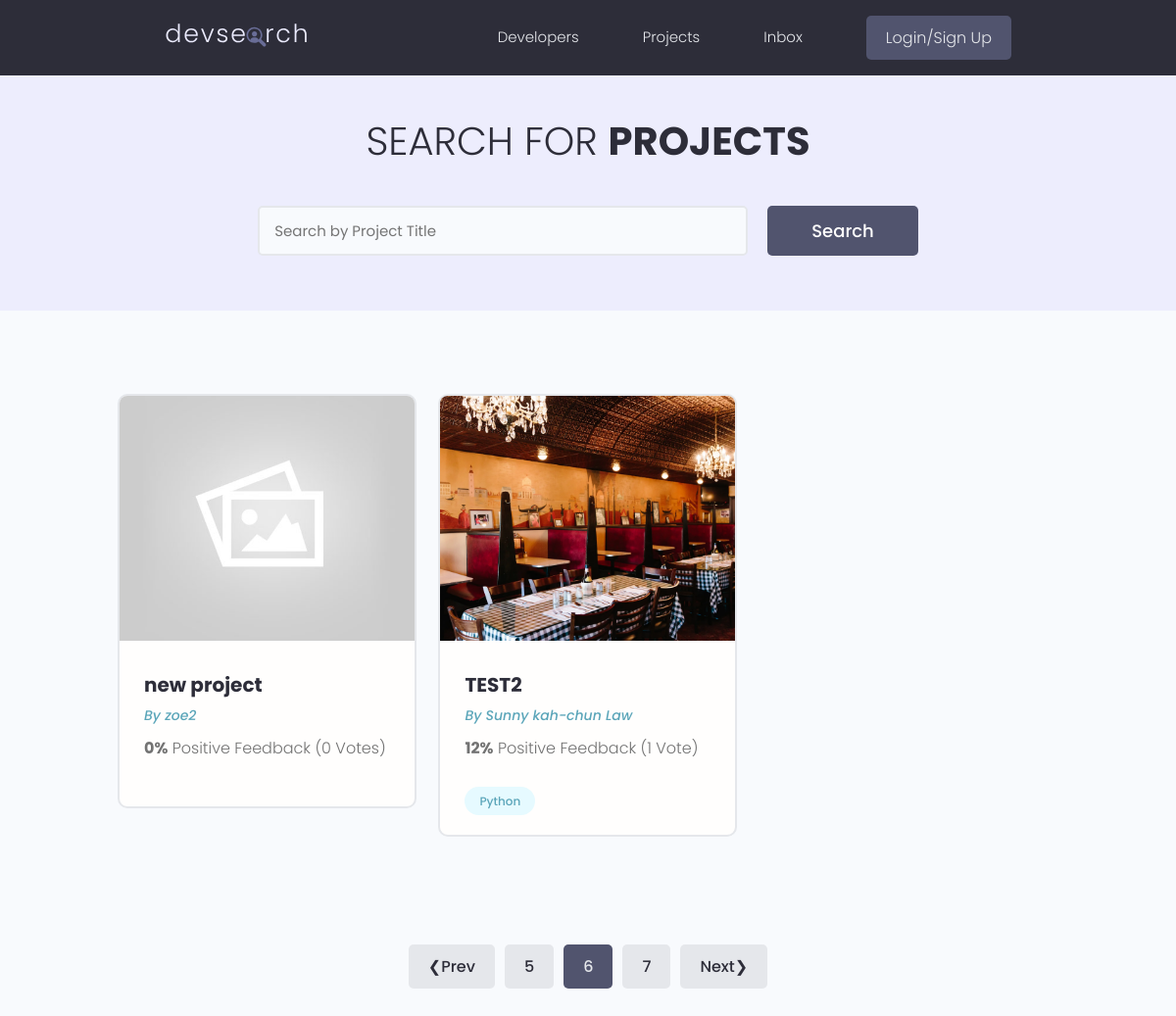
Screenshot of /projects/?page=6 with the database file from the repository.
### projects/models.py (models this page shows, shortened)
class Projects(models.Model):
    owner = models.ForeignKey(
        Profile, null=True, blank=True, on_delete=models.SET_NULL)
    title = models.CharField(max_length=200)
    description = models.TextField(null=True, blank=True)
    featured_image = models.ImageField(
        null=True, blank=True, default="default.jpg")
    demo_link = models.CharField(max_length=2000, blank=True)
    source_link = models.CharField(max_length=2000, null=True, blank=True)
    tags = models.ManyToManyField('Tag', blank=True)
    vote_total = models.IntegerField(default=0, null=True, blank=True)
    vote_ratio = models.IntegerField(default=0, null=True, blank=True)
    created = models.DateTimeField(auto_now_add=True)
    id = models.UUIDField(default=uuid.uuid4, unique=True,
                          primary_key=True, editable=False)
    class Meta:
        ordering = ['-created']  # dash makes is ascending order

class Tag(models.Model):
    name = models.CharField(max_length=200)
    createed = models.DateTimeField(auto_now_add=True)
    id = models.UUIDField(default=uuid.uuid4, unique=True,
                          primary_key=True, editable=False)
    def __str__(self):
        return self.name

### users/models.py (models this page shows, shortened)
class Profile(models.Model):
    user = models.OneToOneField(
        User, on_delete=models.CASCADE, null=True, blank=True)
    name = models.CharField(max_length=200, blank=True, null=True)
    email = models.EmailField(max_length=500, blank=True, null=True)
    username = models.CharField(max_length=200, blank=True, null=True)
    location = models.CharField(max_length=200, blank=True, null=True)
    short_intro = models.CharField(max_length=200, blank=True, null=True)
    bio = models.TextField(blank=True, null=True)
    profile_image = models.ImageField(
        null=True, blank=True, upload_to='profiles/', default="profiles/user-default.png")
    social_github = models.CharField(max_length=200, blank=True, null=True)
    social_twitter = models.CharField(max_length=200, blank=True, null=True)
    social_linkedin = models.CharField(max_length=200, blank=True, null=True)
    social_youtube = models.CharField(max_length=200, blank=True, null=True)
    social_website = models.CharField(max_length=200, blank=True, null=True)
    created = models.DateTimeField(auto_now_add=True)
    id = models.UUIDField(default=uuid.uuid4, unique=True,
                          primary_key=True, editable=False)

### projects/views.py (the view)
# urls.py: path('projects/', include('projects.urls')),
def projects(request):
    projects, search_query = searchProjects(request)
    custom_range, projects = paginationProjects(request, projects, 2)
    context = {'projects': projects,
               'search_query': search_query, 'custom_range': custom_range}
    return render(request, 'projects/projects.html', context)

### projects/utils.py (called while the page is built)
def paginationProjects(request, projects, results):
    page = request.GET.get('page')
    paginator = Paginator(projects, results)
    try:
        projects = paginator.page(page)
    except PageNotAnInteger:
        page = 1
        projects = paginator.page(page)
    except EmptyPage:
        page = paginator.num_pages
        projects = paginator.page(page)
    leftIndex = (int(page) - 1)
    if leftIndex < 1:
        leftIndex = 1
    rightIndex = (int(page) + 2)
    if rightIndex > paginator.num_pages:
        rightIndex = paginator.num_pages + 1
    custom_range = range(leftIndex, rightIndex)
    return custom_range, projects

def searchProjects(request):
    search_query = ''
    if request.GET.get('search_query'):
        search_query = request.GET.get('search_query')
    tags = Tag.objects.filter(name__icontains=search_query)
    projects = Projects.objects.distinct().filter(
        Q(title__icontains=search_query) |
        Q(description__icontains=search_query) |
        Q(owner__name__icontains=search_query) |
        Q(tags__in=tags)
    )
    return projects, search_query

### projects/templates/projects/projects.html (shortened to what this page needs)
{% extends 'main.html'%}
{% block content %}
<main class="projects">
  <section class="hero-section text-center">
    <div class="container container--narrow">
      <div class="hero-section__box">
        <h2>Search for <span>Projects</span></h2>
      </div>
      <div class="hero-section__search">
        <form id="searchForm" class="form" action="{% url 'projects' %}" method="get">
          <div class="form__field">
            <input class="input input--text" id="formInput#search" type="text" name="search_query"
              placeholder="Search by Project Title" value="{{search_query}}" />
          </div>
          <input class="btn btn--sub btn--lg" type="submit" value="Search" />
        </form>
      </div>
    </div>
  </section>
  <section class="projectsList">
    <div class="container">
      <div class="grid grid--three">
      {% for project in projects %}
      <div class="column">
        <div class="card project">
            <a href="{% url 'project' project.id %}" class="project">
                <img class="project__thumbnail" src="{{ project.featured_image.url }}" alt="project thumbnail" />
                <div class="card__body">
                    <h3 class="project__title">{{project.title}}</h3>
                    <p><a class="project__author" href="{% url 'user-profile' project.owner.id %}">By {{project.owner.name}}</a></p>
                    <p class="project--rating">
                        <span style="font-weight: bold;">{{project.vote_ratio}}%</span> Positive
                        Feedback ({{project.vote_total}} Vote{{project.vote_total|pluralize:"s"}})
                    </p>
                    <div class="project__tags">
                        {% for tag in project.tags.all %}
                        <span class="tag tag--pill tag--main">
                            <small>{{tag}}</small>
                        </span>
                        {% endfor %}
                    </div>
                </div>
            </a>
        </div>
    </div>
      {% endfor %}
      </div>
    </div>
  </section>
  {% include 'pagination.html' with queryset=projects custom_range=custom_range %}
</main>
{% endblock content %}

### static/styles/app.css (style rules this page uses)
:root { --color-sub: #2d2d39; }
.btn--sub { background-color: var(--color-sub-light); }
.card { border: 2px solid var(--color-light); }
img { width: 100%; }
.hero-section { height: 40vh; display: flex; align-items: center; background-color: var(--color-sub); }
.hero-section__box { margin-bottom: 4rem; }
.hero-section__box > h2, .hero-section__box > h2 > span { font-size: 4rem; color: var(--color-light); line-height: 1.3; text-transform: uppercase; }
.hero-section__box > h2 { font-weight: 300; }
.hero-section__box > h2 > span { font-weight: 700; }
.hero-section__search > .form { display: flex; align-items: center; justify-content: center; gap: 2rem; }
.hero-section__search > .form input.input--text { width: 50rem; }
.project__author { font-size: 1.4rem; font-style: italic; }
.project--rating { margin-bottom: 1.6em; margin-top: .5em; }
.projects > .hero-section { background: var(--color-sub-lighter); height: 30vh; }
.projects .hero-section__box { margin-bottom: 2.5rem; }
.projects .hero-section__box > h2 { color: var(--color-sub); }
.projects .hero-section__box > h2 > span { font-weight: 700; color: var(--color-sub); }
.projectsList { margin-top: 8rem; }
.project__thumbnail { height: 25rem; object-fit: cover; object-position: top center; }
.project__title { font-size: 2rem; font-weight: 700; color: var(--color-sub); }

### static/uikit/styles/modules/_variables.css (style rules this page uses)
:root { --color-main: #5aa5b9; --color-main-light: #e6faff; --color-sub: #3f4156; --color-sub-light: #51546e; --color-sub-lighter: #ededfd; --color-text: #737373; --color-gray: #8b8b8b; --color-light: #e5e7eb; --color-light-gray: #767676; --color-bg: #f8fafd; --color-white: #fffefd; --color-white-light: #f3f3f3; --color-success: #359e64; --color-success-bg: #def8e8; --color-error: #fc4b0b; --color-error-bg: #fff2ee; --font-base: 'Poppins', arial, helvetica, 'Segoe UI', roboto, ubuntu, sans-serif; --font-monospace: 'Fira Code', 'Courier New', courier, monospace; --font-regular: 300; --font-medium: 500; --font-bold: 700; --generic-shadow: 1px 1px 5px #00000010; --generic-transition: all 0.3s ease-in-out; }

### static/uikit/styles/modules/_base.css (style rules this page uses)
* { margin: 0; padding: 0; box-sizing: border-box; text-rendering: optimizeLegibility; color: inherit; font-size: inherit; }
html { font-size: 50%; }
@media only screen and (min-width: 480px) { html { font-size: 56.25%; } }
@media only screen and (min-width: 1200px) { html { font-size: 62.5%; } }
body { line-height: 1.6; font-weight: 400; font-size: 1.5rem; color: var(--color-text); background-color: var(--color-bg); min-height: 100vh; }

### static/uikit/styles/modules/_typography.css (style rules this page uses)
* { font-family: var(--font-base); }
h2 { font-size: 3.6rem; font-weight: var(--font-bold); }
h3 { font-size: 3.2rem; font-weight: var(--font-medium); }
p, span, strong { font-size: 1.6rem; color: var(--color-text); font-weight: var(--font-regular); }
a { padding-bottom: 2px; text-decoration: none; display: inline-block; color: var(--color-main); font-weight: var(--font-medium); }

### static/uikit/styles/modules/_utilities.css (style rules this page uses)
.container { width: 92%; max-width: 165rem; margin: 0 auto; box-sizing: border-box; }
.container--narrow { width: 92%; max-width: 120rem; }
@media screen and (min-width: 1000px) { .container { width: 90%; } }
@media screen and (min-width: 1000px) { .container--narrow { width: 85%; } }
@media screen and (min-width: 1200px) { .container { width: 80%; } }
@media screen and (min-width: 1200px) { .container--narrow { width: 72%; } }
.text-center { text-align: center; }

### static/uikit/styles/modules/_button.css (style rules this page uses)
.btn { display: inline-block; position: relative; cursor: pointer; background-color: var(--color-light); font-weight: var(--font-medium); color: var(--color-sub); text-decoration: none; padding: 1rem 2rem; border-radius: 0.5rem; border: none; width: -webkit-fit-content; width: -moz-fit-content; width: fit-content; height: -webkit-fit-content; height: -moz-fit-content; height: fit-content; font-size: 1.6rem; outline-width: 0; outline-color: transparent; -webkit-backface-visibility: hidden; backface-visibility: hidden; transition: all 0.3s ease-in-out; }
.btn--sub { background-color: var(--color-sub); color: var(--color-white); }
.btn--lg { font-size: 1.8rem; padding: 1.2rem 4.5rem; }

### static/uikit/styles/modules/_card.css (style rules this page uses)
.card { border-radius: 1rem; background-color: var(--color-white); border: 1.5px solid var(--color-light); width: auto; height: auto; margin-top: 0.5rem; margin-bottom: 0.5rem; overflow: hidden; }
.card__body, .card__header { padding: 2rem 2.5rem; }

### rows the page displays
Projects: featured_image (placeholder picture), title "new project", owner.name "zoe2", vote_ratio "0", vote_total "0"
Projects: featured_image (picture), title "TEST2", owner.name "Sunny kah-chun Law", vote_ratio "12", vote_total "1"
Tag: name "Python"

### other values shown
{{ page }} "5" "7"
{{ page }} "6"
